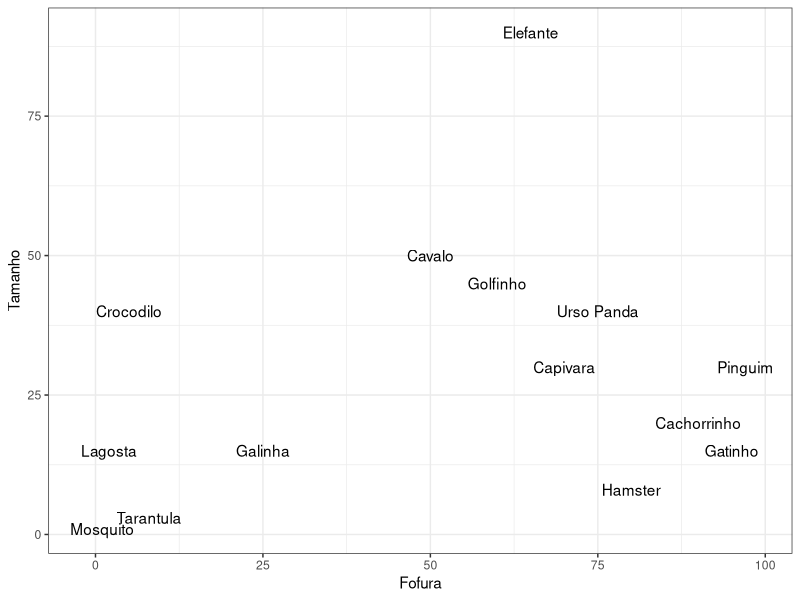

R code for this plot:
# ------------------------------------------------------------------------------
# Importando Pacotes e Funcoes
# ------------------------------------------------------------------------------
library(tidyverse)
library(readxl)
library(writexl)
library(ggrepel)
# ------------------------------------------------------------------------------
# Paths
# ------------------------------------------------------------------------------
path_embeddings = "C:\\Users\\aamma\\OneDrive\\ENCE\\TCC\\Embeddings"
path_bases      = "C:\\Users\\aamma\\OneDrive\\ENCE\\TCC\\Bases"
path_resultados = "C:\\Users\\aamma\\OneDrive\\ENCE\\TCC\\Resultados"
path_graficos = "C:\\Users\\aamma\\OneDrive\\ENCE\\TCC\\Graficos"
# ------------------------------------------------------------------------------
# Lendo dados
# ------------------------------------------------------------------------------
setwd(path_bases)
dados <- read.table("fofura_tamanho.txt", header = TRUE, sep = ",")

# ------------------------------------------------------------------------------
# Graficos
# ------------------------------------------------------------------------------

pdf()
g1 <- ggplot(dados, aes(fofura, tamanho, label = animal))+
  geom_text() +
  xlab("Fofura") +
  ylab("Tamanho") +
  xlim(-2, 99) +
  theme_bw()
dev.off()
g1
